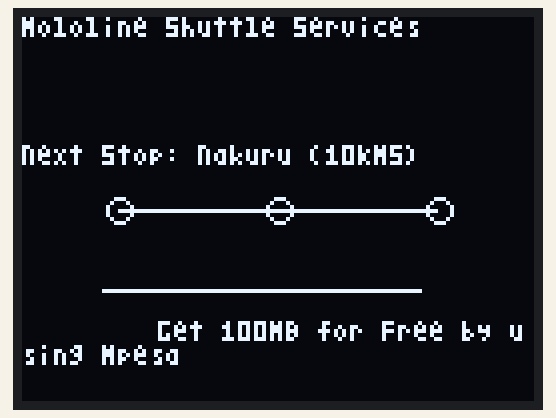
Bench run of a sketch on a simulated Arduino Mega 2560, built with avr-gcc and run on an emulated ATmega2560. Parts: 128×96 one-colour display.

Above: at 0.1 s.

The sketch:

TVOut.ino
```cpp
#include <TVout.h>
#include <fontALL.h>

TVout TV;
unsigned char x, y;

void setup()  {
  x = 0;
  y = 0;
  TV.begin(PAL);	//for devices with only 1k sram(m168) use TV.begin(_NTSC,128,56)
  TV.select_font(font6x8);
}

void loop() {
  //  TV.clear_screen();
  //  x=0;
  //  y=0;
  //  for (char i = 32; i < 127; i++) {
  //    TV.print_char(x*6,y*8,i);
  //    x++;
  //    if (x >= TV.char_line()) {
  //      y++;
  //      x=0;
  //    }
  //  }
  //  TV.delay(1000);
  TV.clear_screen();
  TV.select_font(font4x6);
  TV.println("Mololine Shuttle Services");
  TV.select_font(font6x8);
  TV.draw_circle(TV.hres() / 2 - 40, TV.vres() / 2, 3, WHITE);
  TV.draw_line(TV.hres() / 2 - 40, TV.vres() / 2, TV.hres() / 2, TV.vres() / 2, WHITE);
  TV.draw_circle(TV.hres() / 2, TV.vres() / 2, 3, WHITE);
  TV.draw_line(TV.hres() / 2, TV.vres() / 2, TV.hres() / 2 + 40, TV.vres() / 2, WHITE);
  TV.draw_circle(TV.hres() / 2 + 40, TV.vres() / 2, 3, WHITE);
  TV.select_font(font4x6);

  TV.println(0, (TV.vres() / 3), "Next Stop: Nakuru (10KMS)");
  TV.draw_line(20, 68, 100, 68, WHITE);
  //  TV.delay(1000);
  // add image
  TV.select_font(font4x6);
  TV.print(TV.hres() / 2 - 30, TV.vres() - 20, "Get 100MB for Free by using Mpesa");
  TV.delay(1000);

  //  TV.clear_screen();
  //  for(x=0;x<TV.hres();x++){
  //    for(y=0;y<TV.vres();y++){
  //      TV.set_pixel(x,y,1);
  //    }
  //  }
  //  TV.delay(1000);
  //  TV.clear_screen();
  //  TV.print("Draw some lines");
  //  TV.delay(1000);
  //  x = TV.hres() - 1;
  //  for(y=0;y<TV.vres();y++){
  //    TV.draw_line(0,y,x-y,y,2);
  //  }
  //  TV.delay(1000);
}
```

font4x6.h
```cpp
#ifndef FONT4X6_h
#define FONT4X6_h
#include <avr/pgmspace.h>

extern const unsigned char font4x6[];

#endif
```

font6x8.h
```cpp
#ifndef FONT6X8_H
#define FONT6X8_H

#include <avr/pgmspace.h>

extern const unsigned char font6x8[];

#endif
```

font8x8.h
```cpp
#ifndef FONT8X8_H
#define FONT8X8_H

#include <avr/pgmspace.h>
extern const unsigned char font8x8[];

#endif
```

font8x8ext.h
```cpp
#ifndef FONT8X8EXT_H
#define FONT8X8EXT_H

#include <avr/pgmspace.h>
extern const unsigned char font8x8ext[];

#endif
```

fontALL.h
```cpp
#ifndef FONTALL_H
#define FONTALL_H

#include "font4x6.h"
#include "font6x8.h"
#include "font8x8.h"
#include "font8x8ext.h"

#endif
```

Measured:
- what the display in image 0 shows lasts 1.0 s, from 0.1 s to 1.1 s
